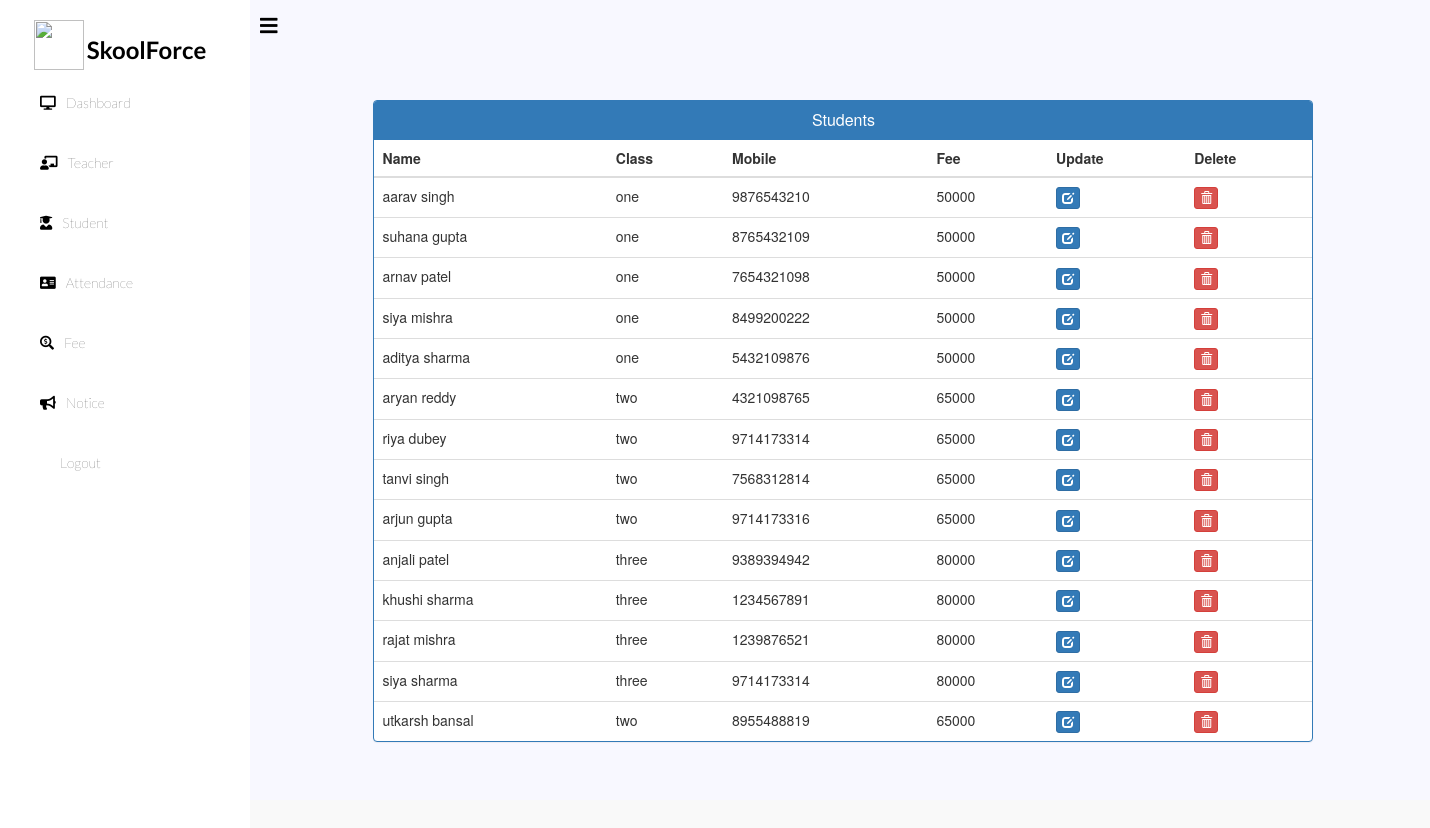
/admin-view-student (signed in), run on the app's committed database.
### school/models.py (models this page shows, shortened)
class StudentExtra(models.Model):
    user=models.OneToOneField(User,on_delete=models.CASCADE)
    roll = models.CharField(max_length=10)
    mobile = models.CharField(max_length=40,null=True)
    fee=models.PositiveIntegerField(null=True)
    cl= models.CharField(max_length=10,choices=classes,default='one')
    status=models.BooleanField(default=False)
    @property
    def get_name(self):
        return self.user.first_name+" "+self.user.last_name

### school/views.py (the view)
# urls.py: path('admin-view-student', views.admin_view_student_view,name='admin-view-student'),
@login_required(login_url='adminlogin')
@user_passes_test(is_admin)
def admin_view_student_view(request):
    students=models.StudentExtra.objects.all().filter(status=True)
    return render(request,'school/admin_view_student.html',{'students':students})

### school/views.py (called while the page is built)
def is_admin(user):
    return user.groups.filter(name='ADMIN').exists()

### templates/school/admin_view_student.html (shortened to what this page needs)
{% extends 'school/adminbase.html' %}
{% block content %}
<head>
  <link href="//netdna.bootstrapcdn.com/bootstrap/3.0.0/css/bootstrap.min.css" rel="stylesheet" id="bootstrap-css">
</head>
<div class="container">
  <div class="row">
    <div class="panel panel-primary">
      <div class="panel-heading">
        <h6 class="panel-title">Students</h6>
      </div>
      <table class="table table-hover" id="dev-table">
        <thead>
          <tr>
            <th>Name</th>
            <th>Class</th>
            <th>Mobile</th>
            <th>Fee</th>
            <th>Update</th>
            <th>Delete</th>
          </tr>
        </thead>
        {% for s in students %}
        <tr>
          <td> {{s.get_name}}</td>
          <td>{{s.cl}}</td>
          <td>{{s.mobile}}</td>
          <td>{{s.fee}}</td>
          <td><a class="btn btn-primary btn-xs" href="{% url 'update-student' s.id  %}"><span class="glyphicon glyphicon-edit"></span></a></td>
          <td><a class="btn btn-danger btn-xs" href="{% url 'delete-student-from-school' s.id  %}"><span class="glyphicon glyphicon-trash"></span></a></td>
        </tr>
        {% endfor %}
      </table>
    </div>
  </div>
</div>
{% endblock content %}

### templates/school/adminbase.html (shortened to what this page needs)
<!DOCTYPE html>
{% load static %}
<html lang="en" dir="ltr">
<head>
  <link rel="stylesheet" href="https://cdnjs.cloudflare.com/ajax/libs/font-awesome/5.12.1/css/all.min.css">
</head>
<body style="background-color: #f9f9f9;">
  <div class="sidebar">
   <div class="icon-head">
    <img src="../static/screenshots/logo2.png" alt="" width="50px" height="50px">
    <h3 class="heading">SkoolForce</h3>
   </div>
    <a href="/admin-dashboard"><i class="fas fa-desktop"></i><span>Dashboard</span></a>
    <a href="/admin-teacher"><i class="fas fa-chalkboard-teacher"></i><span>Teacher</span></a>
    <a href="/admin-student"><i class="fas fa-user-graduate"></i><span>Student</span></a>
    <a href="/admin-attendance"><i class="fas fa-address-card"></i><span>Attendance</span></a>
    <a href="/admin-fee"><i class="fas fa-search-dollar"></i><span>Fee</span></a>
    <a href="/admin-notice"><i class="fas fa-bullhorn"></i><span>Notice</span></a>
   <div class="logout_btn">  <a href="/logout"> <i class="fa fa-sign-out" aria-hidden="true" ></i><span>Logout</span></a></div>
  </div>
  <div class="content">
    {% block content %}
    {% endblock content %}
    <br><br><br>
  </div>
</body>
</html>

### templates/school/adminbase.html (style rules this page uses)
:root { --poppins: 'Poppins', sans-serif; --lato: 'Lato', sans-serif; --light: #F9F9F9; --blue: #3C91E6; --light-blue: #CFE8FF; --grey: #eee; --dark-grey: #AAAAAA; --dark: #342E37; --red: #DB504A; --yellow: #FFCE26; --light-yellow: #FFF2C6; --orange: #FD7238; --light-orange: #FFE0D3; }
a:link { text-decoration: none; }
.heading { font-weight: 700; color:black; }
.fa-sign-out { width: 20px; height: 20px; display: flex; justify-content: center; align-items: center; }
body { margin: 0; padding: 0; }
.icon-head { display: flex; align-items: center; gap: 3px; margin-top: 17px; justify-content: center; margin-right: 10px; }
.sidebar { background:white; font-family: var(--lato); position: fixed; left: 0; width: 250px; font-weight: 200; height: 100%; transition: 0.5s; transition-property: left; color: white; top:0px; }
.sidebar a { color: black; display: block; width: 100%; line-height: 60px; text-decoration: none; padding-left: 40px; box-sizing: border-box; transition: 0.5s; }
.sidebar i { padding-right: 10px; }
.content { margin-left: 250px; position: absolute; top: 0px; width: 83%; height: 100vh; transition: 0.5s; background-color: ghostwhite; }

### templates/school/admin_view_student.html (style rules this page uses)
a:link { text-decoration: none; }
h6 { text-align: center; }
.row { margin: 100px; }

### data on the page
StudentExtra: get_name "aarav singh", cl "one", mobile "9876543210", fee "50000"
StudentExtra: get_name "suhana gupta", cl "one", mobile "8765432109", fee "50000"
StudentExtra: get_name "arnav patel", cl "one", mobile "7654321098", fee "50000"
StudentExtra: get_name "siya mishra", cl "one", mobile "8499200222", fee "50000"
StudentExtra: get_name "aditya sharma", cl "one", mobile "5432109876", fee "50000"
StudentExtra: get_name "aryan reddy", cl "two", mobile "4321098765", fee "65000"
StudentExtra: get_name "riya dubey", cl "two", mobile "9714173314", fee "65000"
StudentExtra: get_name "tanvi singh", cl "two", mobile "7568312814", fee "65000"
StudentExtra: get_name "arjun gupta", cl "two", mobile "9714173316", fee "65000"
StudentExtra: get_name "anjali patel", cl "three", mobile "9389394942", fee "80000"
StudentExtra: get_name "khushi sharma", cl "three", mobile "1234567891", fee "80000"
StudentExtra: get_name "rajat mishra", cl "three", mobile "1239876521", fee "80000"
StudentExtra: get_name "siya sharma", cl "three", mobile "9714173314", fee "80000"
StudentExtra: get_name "utkarsh bansal", cl "two", mobile "8955488819", fee "65000"
